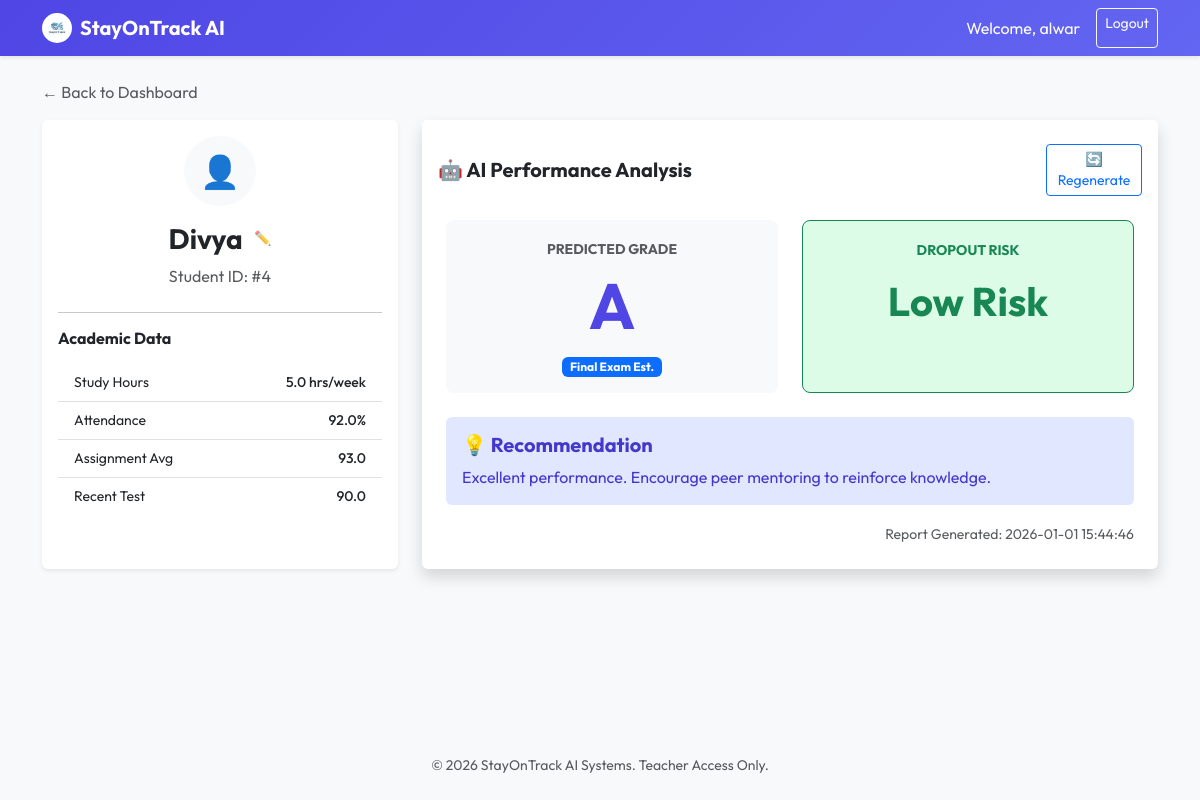
Page /student/4 (signed in) on the committed database.
### database.py (models this page shows)
class User(db.Model, UserMixin):
    id = db.Column(db.Integer, primary_key=True)
    username = db.Column(db.String(150), unique=True, nullable=False)
    password = db.Column(db.String(150), nullable=False)

class Student(db.Model):
    id = db.Column(db.Integer, primary_key=True)
    batch_id = db.Column(db.Integer, db.ForeignKey('batch.id'), nullable=True) # Nullable for compatibility
    name = db.Column(db.String(100), nullable=False)
    study_hours = db.Column(db.Float, nullable=False)
    assignment_score = db.Column(db.Float, nullable=False)
    attendance = db.Column(db.Float, nullable=False)
    test1 = db.Column(db.Float, nullable=False)
    test2 = db.Column(db.Float, nullable=False)
    final_exam = db.Column(db.Float, nullable=False)
    project_score = db.Column(db.Float, nullable=False)
    participation = db.Column(db.Float, nullable=True)
    sleep_hours = db.Column(db.Float, nullable=True)
    internet_usage_hours = db.Column(db.Float, nullable=True)
    stress_level = db.Column(db.Integer, nullable=True)
    report = db.relationship('Report', backref='student', uselist=False, cascade="all, delete-orphan")

class Report(db.Model):
    id = db.Column(db.Integer, primary_key=True)
    student_id = db.Column(db.Integer, db.ForeignKey('student.id'), unique=True, nullable=False)
    predicted_grade = db.Column(db.String(5), nullable=False)
    dropout_risk = db.Column(db.String(20), nullable=False)
    recommendation = db.Column(db.Text, nullable=False)
    generated_at = db.Column(db.DateTime, default=datetime.utcnow)

### app.py (the view)
@app.route("/student/<int:student_id>")
@login_required
def student_detail(student_id):
    student = Student.query.get_or_404(student_id)
    return render_template("student_detail.html", student=student)

### app.py (called while the page is built)
@login_manager.user_loader
def load_user(user_id):
    return User.query.get(int(user_id))

### templates/student_detail.html (shortened to what this page needs)
{% extends "base.html" %}
{% block content %}
<div class="mb-3">
    <a href="{{ url_for('dashboard') }}" class="text-decoration-none text-muted">&larr; Back to Dashboard</a>
</div>
<div class="row">
    <div class="col-md-4 mb-4">
        <div class="card shadow-sm border-0 h-100">
            <div class="card-body">
                <div class="text-center mb-4">
                    <div class="bg-light rounded-circle p-3 d-inline-block mb-3">
                        <span class="h2">👤</span>
                    </div>
                    <div class="mb-2">
                        <h3 class="fw-bold d-inline align-middle">{{ student.name }}</h3>
                        <a href="#nameEditCollapse" data-bs-toggle="collapse"
                            class="text-muted ms-2 small text-decoration-none">
                            ✏️
                        </a>
                    </div>
                    <p class="text-muted">Student ID: #{{ student.id }}</p>
                </div>
                <hr>
                <h6 class="fw-bold mb-3">Academic Data</h6>
                <ul class="list-group list-group-flush small">
                    <li class="list-group-item d-flex justify-content-between">
                        <span>Study Hours</span>
                        <span class="fw-medium">{{ student.study_hours }} hrs/week</span>
                    </li>
                    <li class="list-group-item d-flex justify-content-between">
                        <span>Attendance</span>
                        <span class="fw-medium">{{ student.attendance }}%</span>
                    </li>
                    <li class="list-group-item d-flex justify-content-between">
                        <span>Assignment Avg</span>
                        <span class="fw-medium">{{ student.assignment_score }}</span>
                    </li>
                    <li class="list-group-item d-flex justify-content-between">
                        <span>Recent Test</span>
                        <span class="fw-medium">{{ student.test2 }}</span>
                    </li>
                </ul>
            </div>
        </div>
    </div>
    <div class="col-md-8 mb-4">
        <div class="card shadow border-0 h-100">
            <div
                class="card-header bg-white border-bottom-0 pt-4 pb-0 d-flex justify-content-between align-items-center">
                <h5 class="fw-bold m-0 w-100">🤖 AI Performance Analysis</h5>
                <form action="{{ url_for('regenerate_prediction', student_id=student.id) }}" method="POST">
                    <button type="submit" class="btn btn-sm btn-outline-primary">🔄 Regenerate</button>
                </form>
            </div>
            <div class="card-body p-4">
                {% if student.report %}
                <div class="row g-4 mb-4">
                    <div class="col-md-6">
                        <div class="p-3 rounded-3 bg-light text-center h-100">
                            <small class="text-muted text-uppercase fw-bold">Predicted Grade</small>
                            <div class="display-3 fw-bold text-primary my-2">{{ student.report.predicted_grade }}</div>
                            <span class="badge bg-primary">Final Exam Est.</span>
                        </div>
                    </div>
                    <div class="col-md-6">
                        {% set risk = student.report.dropout_risk %}
                        {% if risk == 'High Risk' %}
                        {% set risk_class = 'danger' %}
                        {% set bg_class = 'bg-soft-danger' %}
                        {% elif risk == 'Medium Risk' %}
                        {% set risk_class = 'warning' %}
                        {% set bg_class = 'bg-soft-warning' %}
                        {% else %}
                        {% set risk_class = 'success' %}
                        {% set bg_class = 'bg-soft-success' %}
                        {% endif %}
                        <div class="p-3 rounded-3 {{ bg_class }} text-center h-100 border border-{{ risk_class }}">
                            <small class="text-{{ risk_class }} text-uppercase fw-bold">Dropout Risk</small>
                            <div class="display-6 fw-bold text-{{ risk_class }} my-3">{{ risk }}</div>
                        </div>
                    </div>
                </div>
                <div class="alert alert-info border-0 bg-soft-primary">
                    <h5 class="alert-heading fw-bold mb-2">💡 Recommendation</h5>
                    <p class="mb-0">{{ student.report.recommendation }}</p>
                </div>
                <div class="text-end mt-3">
                    <small class="text-muted">Report Generated: {{ student.report.generated_at.strftime('%Y-%m-%d
                        %H:%M:%S') }}</small>
                </div>
                {% endif %}
            </div>
        </div>
    </div>
</div>
{% endblock %}

### templates/base.html (shortened to what this page needs)
<!DOCTYPE html>
<html lang="en">
<head>
    <link href="https://cdn.jsdelivr.net/npm/bootstrap@5.3.3/dist/css/bootstrap.min.css" rel="stylesheet">
    <link rel="stylesheet" href="{{ url_for('static', filename='css/style.css') }}">
</head>
<body class="bg-light">
    <nav class="navbar navbar-expand-lg navbar-dark bg-primary-gradient shadow-sm">
        <div class="container">
            <a class="navbar-brand fw-bold d-flex align-items-center gap-2" href="#" data-bs-toggle="modal"
                data-bs-target="#logoModal">
                <img src="{{ url_for('static', filename='logo.png') }}" alt="StayOnTrack Logo" width="30" height="30"
                    class="d-inline-block align-text-top rounded-circle bg-white p-1 hover-zoom">
                StayOnTrack AI
            </a>
            {% if current_user.is_authenticated %}
            <div class="d-flex">
                <span class="navbar-text text-white me-3">Welcome, {{ current_user.username }}</span>
                <a href="{{ url_for('logout') }}" class="btn btn-sm btn-outline-light">Logout</a>
            </div>
            {% endif %}
        </div>
    </nav>
    <div class="container py-4">
        {% block content %}{% endblock %}
    </div>
    <footer class="text-center text-muted py-4 mt-auto">
        <small>© 2026 StayOnTrack AI Systems. Teacher Access Only.</small>
    </footer>
</body>
</html>

### static/css/style.css (style rules this page uses)
:root { --primary-color: #4f46e5; --primary-hover: #4338ca; }
html { font-size: 16px; }
body { font-family: 'Outfit', sans-serif; color: #334155; background-color: #1e1e2f; min-height: 100vh; display: flex; flex-direction: column; }
.bg-primary-gradient { background: linear-gradient(135deg, #4f46e5 0%, #6366f1 100%); }
.text-primary { color: var(--primary-color) !important; }
.bg-soft-primary { background-color: #e0e7ff; color: #4338ca; }
.bg-soft-success { background-color: #dcfce7; color: #15803d; }
.card { transition: transform 0.2s ease-in-out; }
.hover-zoom { transition: transform 0.3s ease; cursor: zoom-in; }

### rows in the picture
User: username "alwar"
Student: name "Divya", id "4", study_hours "5.0", attendance "92.0", assignment_score "93.0", test2 "90.0"
Report: report.predicted_grade "A", dropout_risk "Low Risk", report.recommendation "Excellent performance. Encourage peer mentoring to reinforce knowledge.", report.generated_at "2026-01-01 15:44:46"
